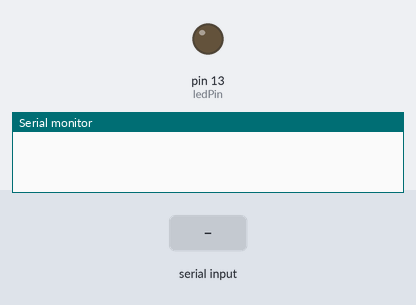
Recording of a sketch running on a simulated Arduino Uno, built with avr-gcc and run on an emulated ATmega328P. Shown: output pins drawn as LEDs (lit = HIGH), the last lines printed to the serial monitor. Dashed ring = blinking. Inputs (shaded band) come from the test bench.

Above: at 1.2 s.
1.3 s: "o" received over Serial
At 2.12 s:
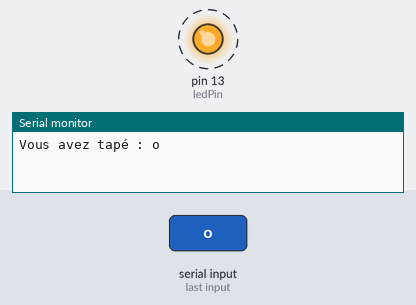
4.3 s: "O" received over Serial
At 6.1 s:
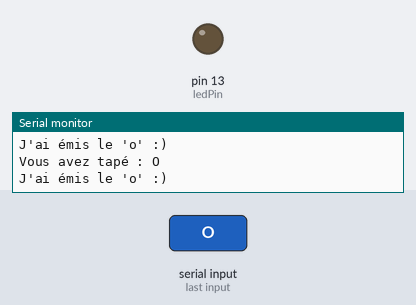
7.3 s: "s" received over Serial
At 8.4 s:
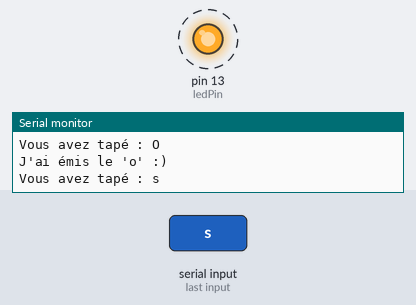
Timing chart, 0 to 11.5 s (numbered marks = the images above; inputs shaded):
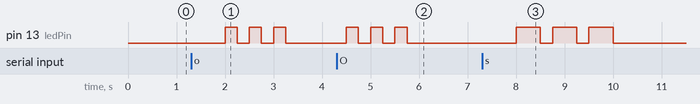

Measured:
- after the input at 1.3 s, pin 13 (ledPin): alternates HIGH for 0.25 s and LOW for 0.25 s, 6 changes in all, then stays LOW, starting after 0.70 s
- after the input at 4.3 s, pin 13 (ledPin): alternates HIGH for 0.25 s and LOW for 0.25 s, 6 changes in all, then stays LOW, starting after 0.20 s
- after the input at 7.3 s, pin 13 (ledPin): alternates HIGH for 0.50 s and LOW for 0.25 s, 6 changes in all, then stays LOW, starting after 0.70 s

The sketch:

Morse01.ino
```cpp
/* Programme Morse
 *  Un seul fichier
 *
 *  Tester les libraiires
 *
 * José Relland Mai 2016
 *
 * https://www.arduino.cc/en/Hacking/LibraryTutorial
 */

const int ledPin = 13 ;

char readLetter ; // Pour recevoir la lettre

void setup() {
  // put your setup code here, to run once:
pinMode(ledPin, OUTPUT) ;

Serial.begin(9600) ;

}

void loop() {
  // put your main code here, to run repeatedly:


  // Fonction pour lire le caractère
  if(Serial.available() > 0) {   // Attente de la lettre

  Serial.print("Vous avez tapé : ") ;
  readLetter = Serial.read() ;   // Lecture de la lettre
  Serial.println(readLetter) ;

  // Envoi à la fonction pour le morse
  envoiMorse(readLetter) ;

 }
delay(1000) ;
}

/***************************************************/
char envoiMorse(char myLetter) {

if (myLetter == 'o' || myLetter == 'O')
{
    dot() ; dot() ; dot() ;
    Serial.println("J'ai émis le \'o\' :)");
}
else if (myLetter == 's' || myLetter == 'S')
{
    dash() ; dash() ; dash() ;
    Serial.println("J'ai émis le \'S\' :)");
}
else
{
    Serial.println("C'est une autre lettre :)");
}

}
// fonction dot
void dot()
{
  digitalWrite(ledPin, HIGH);
  delay(250) ;
  digitalWrite(ledPin, LOW);
  delay(250) ;
}

// Fonction dash
void dash()
{
  digitalWrite(ledPin, HIGH);
  delay(500) ;
  digitalWrite(ledPin, LOW);
  delay(250) ;
}
```
